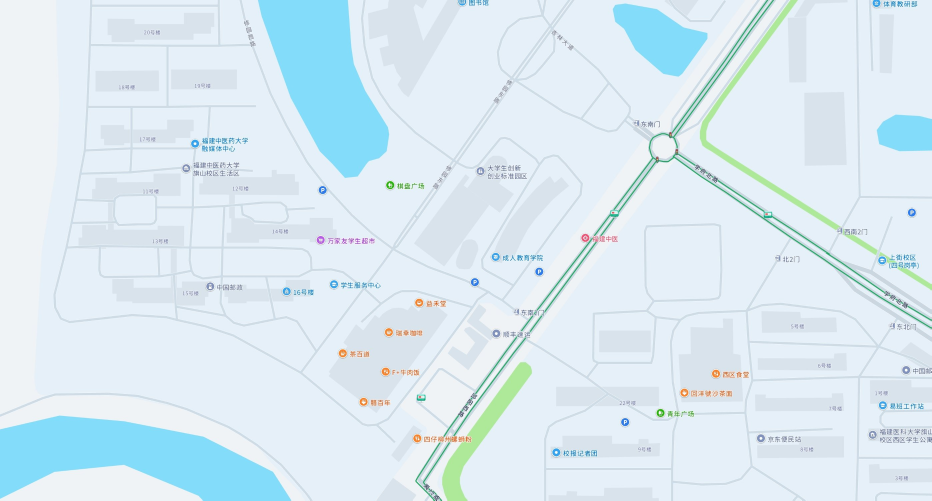
#> input picture _audit/campus_map_20261113/_data/amap/amap_west.jpg, 2794 x 1501 px, found by its file name (shown at 1/3 size)
$ python labels2.py
#> lines starting #> are read from the running program, lines starting #| are printed output that depends on the picture
import cv2, numpy as np, os
BASE = r"C:\Users\Ko_Li\.openclaw\workspace\web\_audit\campus_map_20261113\_data\amap"
WORK = os.path.join(BASE,"_work")
w=cv2.imread(os.path.join(BASE,"amap_west.jpg"))
#> w is the input picture: shape (1501, 2794, 3); mean B, G, R 243.1, 234.6, 218.5
m=cv2.imread(os.path.join(BASE,"master.png"))
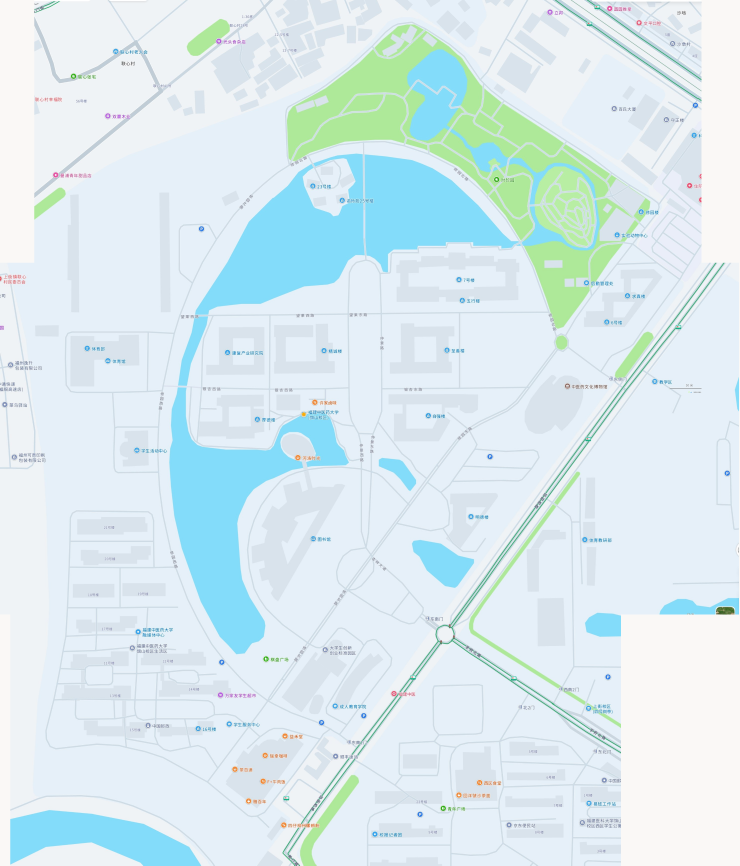
#> input picture _audit/campus_map_20261113/_data/amap/master.png, 2957 x 3463 px, found by its file name (shown at 1/4 size)
#> m is the input picture: shape (3463, 2957, 3); mean B, G, R 240.3, 235.5, 217.7
def c(img,x0,y0,x1,y1,scale): return cv2.resize(img[y0:y1,x0:x1],None,fx=scale,fy=scale,interpolation=cv2.INTER_CUBIC)
#> called with x0 = 800, y0 = 0, x1 = 1400, y1 = 420, scale = 2.2
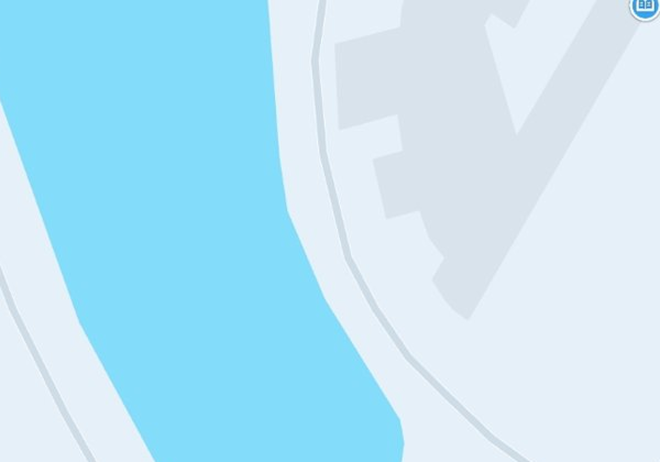
#> returned value: shape (924, 1320, 3) (shown at 1/2 size); mean of channels 0, 1, 2 246.9, 229.7, 188.2; drawn as B, G, R
tiles=[
 ("A_west_top", c(w,800,0,1400,420,2.2)),
 ("B_west_lib", c(w,850,200,1300,650,2.2)),
 ("C_m_xiuyuannan", c(m,1270,2290,1430,2420,5.0)),
 ("D_m_xiuyuandong", c(m,1780,1650,1960,1800,5.0)),
]
#> call 2 of c, with x0 = 850, y0 = 200, x1 = 1300, y1 = 650, scale = 2.2
#> in c (call 2), `def c(img,x0,y0,x1,y1,scale): return cv2.resize(img[y0:y1,x0:x1],None,..`:
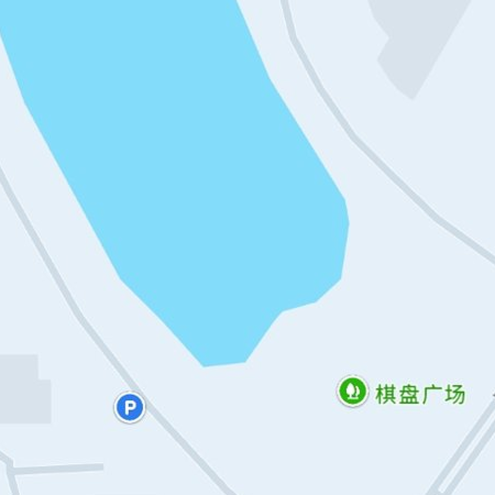
#> returned value: shape (990, 990, 3) (shown at 1/2 size); mean of channels 0, 1, 2 247.1, 231.7, 194.8; drawn as B, G, R
#> call 3 of c, with x0 = 1270, y0 = 2290, x1 = 1430, y1 = 2420, scale = 5
#> in c (call 3), `def c(img,x0,y0,x1,y1,scale): return cv2.resize(img[y0:y1,x0:x1],None,..`:
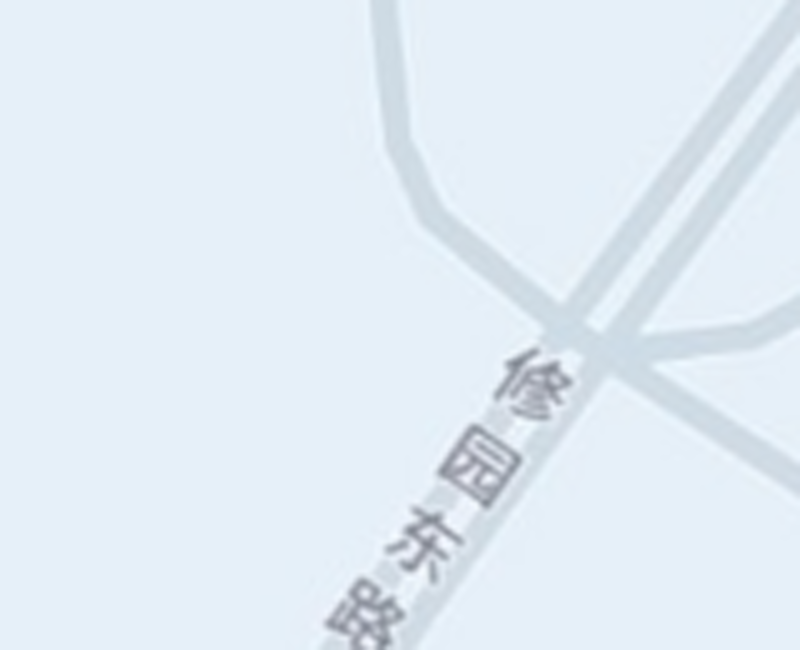
#> returned value: shape (650, 800, 3); mean of channels 0, 1, 2 245.2, 236.3, 226.1; drawn as B, G, R
#> call 4 of c, with x0 = 1780, y0 = 1650, x1 = 1960, y1 = 1800, scale = 5
#> in c (call 4), `def c(img,x0,y0,x1,y1,scale): return cv2.resize(img[y0:y1,x0:x1],None,..`:
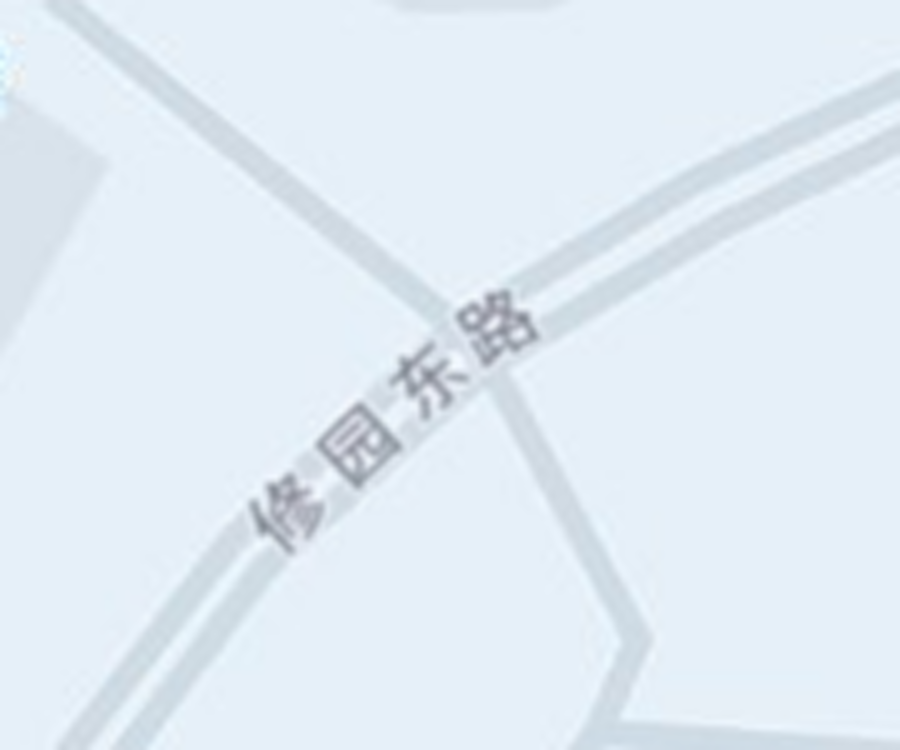
#> returned value: shape (750, 900, 3); mean of channels 0, 1, 2 245, 236, 225.9; drawn as B, G, R
for name,t in tiles:
    cv2.putText(t,name,(8,28),cv2.FONT_HERSHEY_SIMPLEX,0.8,(0,0,255),2,cv2.LINE_AA)
    cv2.imwrite(os.path.join(WORK,name+".png"),t,[cv2.IMWRITE_PNG_COMPRESSION,6]); print(name,t.shape)
#> this loop made 4 passes
#> name on passes 1 to 4: 'A_west_top', 'B_west_lib', 'C_m_xiuyuannan', 'D_m_xiuyuandong'
#| A_west_top (924, 1320, 3)
#| B_west_lib (990, 990, 3)
#| C_m_xiuyuannan (650, 800, 3)
#| D_m_xiuyuandong (750, 900, 3)
#> pass 1, `cv2.imwrite(os.path.join(WORK, name + '.png'), t, [cv2.IMWRITE_PNG_COM`:
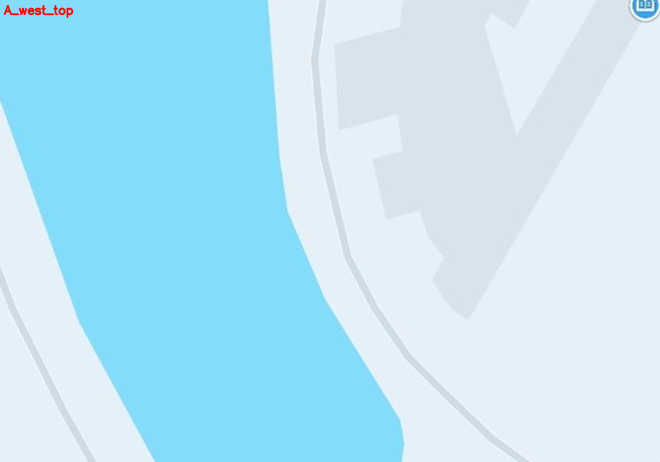
#> saved as A_west_top.png: shape (924, 1320, 3) (shown at 1/2 size); mean B, G, R 246.7, 229.5, 188.3
#> pass 2, `cv2.imwrite(os.path.join(WORK, name + '.png'), t, [cv2.IMWRITE_PNG_COM`:
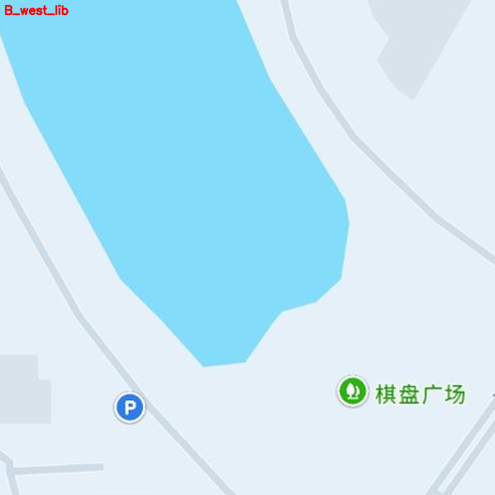
#> saved as B_west_lib.png: shape (990, 990, 3) (shown at 1/2 size); mean B, G, R 246.8, 231.5, 195
